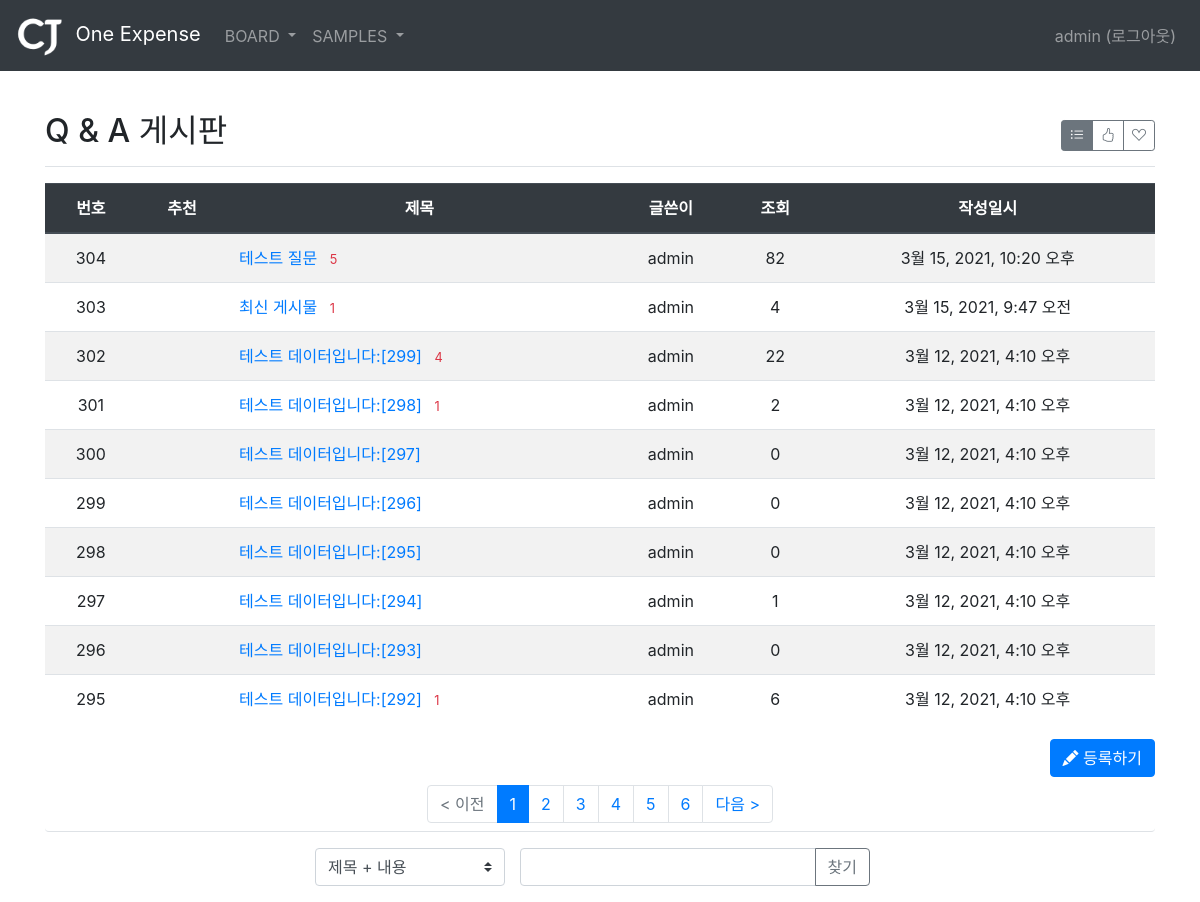
/board/board/1/ (signed in), run on an earlier commit of the app's database.
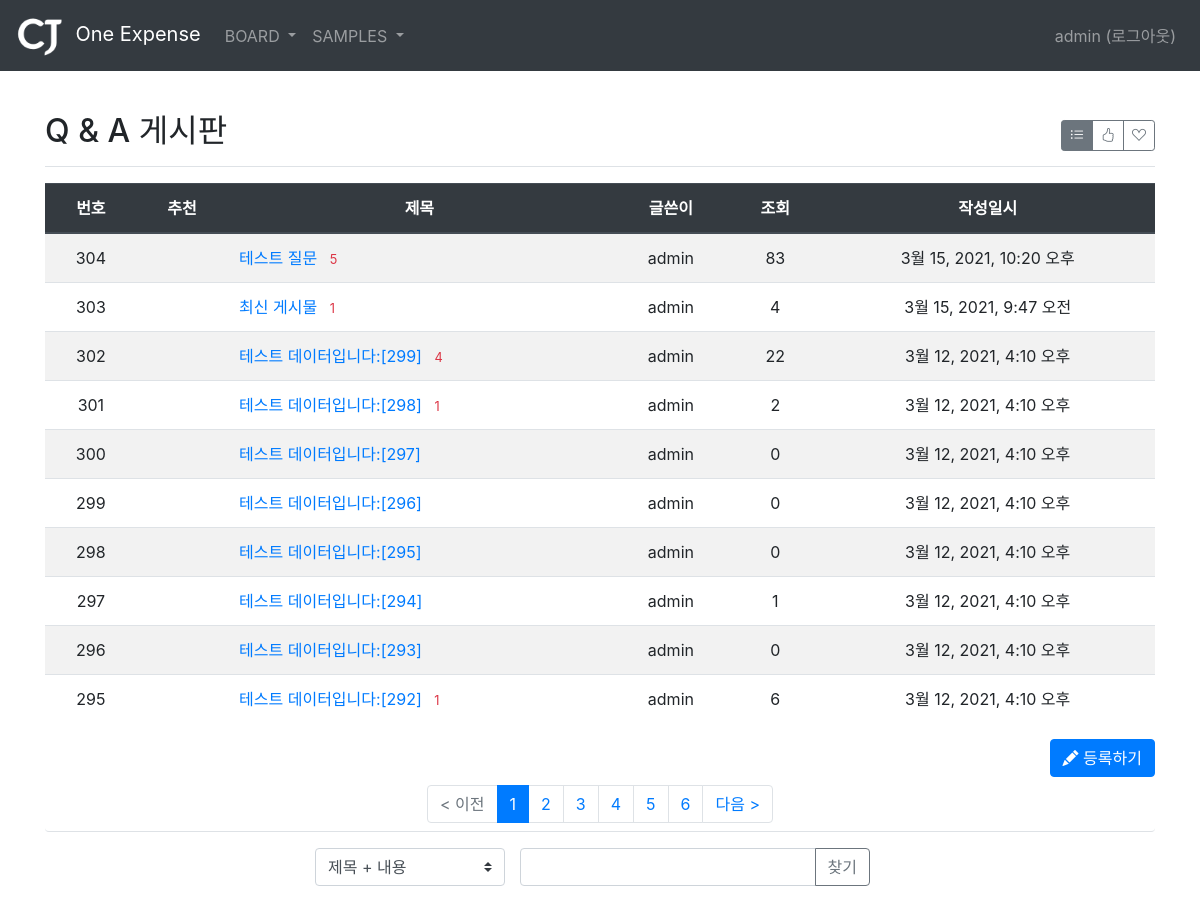
And on a later commit of the database.
### board/models.py (models this page shows, shortened)
class Board(models.Model):
    menu = models.ForeignKey(Menu, on_delete=models.CASCADE, related_name='menu_board')
    author = models.ForeignKey(User, on_delete=models.CASCADE, related_name='author_board')
    subject = models.CharField(max_length=200)
    content = models.TextField()
    hit_count = models.IntegerField(default=0)
    create_date = models.DateTimeField()
    modify_date = models.DateTimeField(null=True, blank=True)
    voter = models.ManyToManyField(User, related_name='voter_board')

### board/views/base_views.py (the view, shortened to what this page needs)
# urls.py: path('board/<int:menu_id>/', base_views.list, name='list'),
@login_required(login_url='common:login')
def list(request, menu_id):
    page = request.GET.get('page', '1')  # 페이지
    op = request.GET.get('op', 'a')  # 검색기준
    kw = request.GET.get('kw', '')  # 검색어
    so = request.GET.get('so', 'recent')  # 정렬기준
    if so == 'recommend':
        board_list = Board.objects.filter(menu=menu_id).annotate(num_voter=Count('voter')).order_by('-num_voter', '-create_date')
    elif so == 'popular':
        board_list = Board.objects.filter(menu=menu_id).annotate(num_reply=Count('reply')).order_by('-num_reply', '-create_date')
    else:  # recent
        board_list = Board.objects.filter(menu=menu_id).order_by('-create_date')
    paginator = Paginator(board_list, 10)  # 페이지당 10개씩 보여주기
    page_obj = paginator.get_page(page)
    menu = Menu.objects.get(id=menu_id)
    context = {'board_list': page_obj, 'page': page, 'kw': kw, 'so': so, 'op': op, 'menu': menu}
    return render(request, 'board/board_list.html', context)

### board/templatetags/board_filter.py (called while the page is built)
@register.filter
def sub(value, arg):
    return value - arg

### templates/board/board_list.html (shortened to what the changed rows need)
{% extends 'base.html' %}
{% load board_filter %}
{% block content %}
<div class="container my-3" style="padding-top:80px">
    <div class="d-flex justify-content-between flex-wrap flex-md-nowrap align-items-center pt-3 pb-2 mb-3 border-bottom py-2">
		<h1 class="h2">{{ menu.title }}</h1>
	</div>
    <table class="table table-striped">
        <thead>
        <tr class="text-center thead-dark">
            <th class="text-center">번호</th>
            <th class="text-center">추천</th>
            <th class="text-center">제목</th>
            <th class="text-center">글쓴이</th>
            <th class="text-center">조회</th>
            <th class="text-center">작성일시</th>
        </tr>
        </thead>
        <tbody>
        {% if board_list %}
        {% for board in board_list %}
        <tr class="text-center">
            <td>
                {{ board_list.paginator.count|sub:board_list.start_index|sub:forloop.counter0|add:1 }}
            </td>
            <td>
            </td>
            <td class="text-left">
                <a href="{% url 'board:detail' board.id %}">{{ board.subject }}</a>
                {% if board.reply_set.count > 0 %}
                <span class="text-danger small ml-2">{{ board.reply_set.count }}</span>
                {% endif %}
            </td>
            <td>{{ board.author.username }}</td>
            <td>{{ board.hit_count }}</td>
            <td>{{ board.create_date }}</td>
        </tr>
        {% endfor %}
        {% else %}
        <tr>
            <td colspan="6" class="text-center">게시물이 없습니다.</td>
        </tr>
        {% endif %}
        </tbody>
    </table>
</div>
{% endblock %}

What changed in the data, as far as the page shows it:
changed Board "테스트 질문": hit_count "82" → "83"
